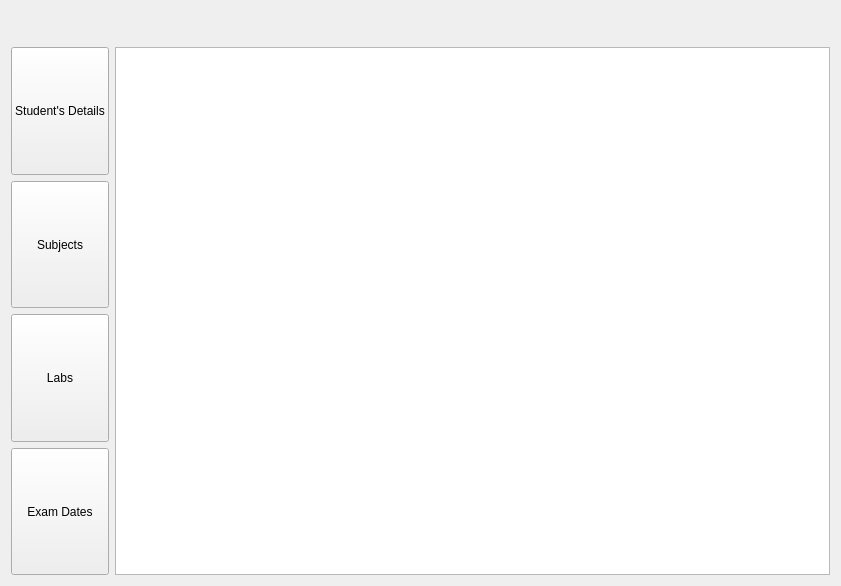
<?xml version="1.0" encoding="UTF-8"?>
<ui version="4.0">
 <class>FormReport</class>
 <widget class="QWidget" name="FormReport">
  <property name="geometry">
   <rect>
    <x>0</x>
    <y>0</y>
    <width>841</width>
    <height>586</height>
   </rect>
  </property>
  <property name="sizePolicy">
   <sizepolicy hsizetype="Expanding" vsizetype="Expanding">
    <horstretch>0</horstretch>
    <verstretch>0</verstretch>
   </sizepolicy>
  </property>
  <property name="windowTitle">
   <string>Report Window</string>
  </property>
  <layout class="QGridLayout" name="gridLayout">
   <item row="1" column="0">
    <widget class="QPushButton" name="studentDetails_pushButton">
     <property name="sizePolicy">
      <sizepolicy hsizetype="Minimum" vsizetype="Expanding">
       <horstretch>0</horstretch>
       <verstretch>0</verstretch>
      </sizepolicy>
     </property>
     <property name="text">
      <string>Student's Details</string>
     </property>
    </widget>
   </item>
   <item row="2" column="0">
    <widget class="QPushButton" name="subjects_pushButton">
     <property name="sizePolicy">
      <sizepolicy hsizetype="Minimum" vsizetype="Expanding">
       <horstretch>0</horstretch>
       <verstretch>0</verstretch>
      </sizepolicy>
     </property>
     <property name="text">
      <string>Subjects</string>
     </property>
    </widget>
   </item>
   <item row="3" column="0">
    <widget class="QPushButton" name="labs_pushButton">
     <property name="sizePolicy">
      <sizepolicy hsizetype="Minimum" vsizetype="Expanding">
       <horstretch>0</horstretch>
       <verstretch>0</verstretch>
      </sizepolicy>
     </property>
     <property name="text">
      <string>Labs</string>
     </property>
    </widget>
   </item>
   <item row="4" column="0">
    <widget class="QPushButton" name="examDates_pushButton">
     <property name="sizePolicy">
      <sizepolicy hsizetype="Minimum" vsizetype="Expanding">
       <horstretch>0</horstretch>
       <verstretch>0</verstretch>
      </sizepolicy>
     </property>
     <property name="text">
      <string>Exam Dates</string>
     </property>
    </widget>
   </item>
   <item row="1" column="1" rowspan="4">
    <widget class="QTableWidget" name="viewContents_tableWidget">
     <property name="enabled">
      <bool>true</bool>
     </property>
     <property name="sizePolicy">
      <sizepolicy hsizetype="Expanding" vsizetype="Expanding">
       <horstretch>100</horstretch>
       <verstretch>100</verstretch>
      </sizepolicy>
     </property>
     <property name="minimumSize">
      <size>
       <width>400</width>
       <height>400</height>
      </size>
     </property>
     <property name="autoFillBackground">
      <bool>false</bool>
     </property>
     <property name="frameShadow">
      <enum>QFrame::Plain</enum>
     </property>
     <property name="editTriggers">
      <set>QAbstractItemView::NoEditTriggers</set>
     </property>
     <property name="selectionMode">
      <enum>QAbstractItemView::ExtendedSelection</enum>
     </property>
     <property name="selectionBehavior">
      <enum>QAbstractItemView::SelectRows</enum>
     </property>
     <property name="sortingEnabled">
      <bool>false</bool>
     </property>
    </widget>
   </item>
   <item row="0" column="1">
    <widget class="QLabel" name="viewContentsMain_label">
     <property name="minimumSize">
      <size>
       <width>0</width>
       <height>30</height>
      </size>
     </property>
     <property name="baseSize">
      <size>
       <width>0</width>
       <height>0</height>
      </size>
     </property>
     <property name="font">
      <font>
       <family>Times New Roman</family>
       <pointsize>16</pointsize>
      </font>
     </property>
     <property name="text">
      <string/>
     </property>
     <property name="textFormat">
      <enum>Qt::AutoText</enum>
     </property>
     <property name="alignment">
      <set>Qt::AlignCenter</set>
     </property>
    </widget>
   </item>
  </layout>
 </widget>
 <resources/>
 <connections/>
</ui>
